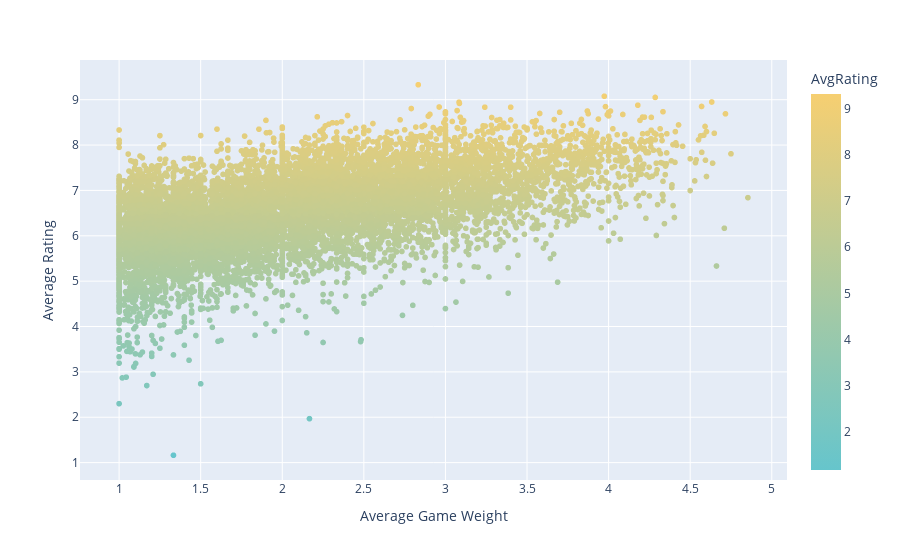

The code cell stored with this chart in its notebook:
### Code cell
fig = px.scatter(modern_boardgames_df, x= 'GameWeight', y = 'AvgRating', color='AvgRating', color_continuous_scale = color_pallete_continuous)

fig.update_layout(
    xaxis_title_text='Average Game Weight', # xaxis label
    yaxis_title_text='Average Rating', # yaxis label
)

fig.show()

### Figure 1 — Plotly figure (JSON) as saved in the notebook; plotly's stock layout.template omitted (floating-point values rounded to 4 significant figures; data arrays with more than 128 entries replaced by an {"elided": "..."} marker saying what was removed)
{"data": [{"hovertemplate": "GameWeight=%{x}<br>AvgRating=%{marker.color}<extra></extra>", "legendgroup": "", "marker": {"color": {"elided": "10476 float values"}, "coloraxis": "coloraxis", "symbol": "circle"}, "mode": "markers", "name": "", "showlegend": false, "type": "scattergl", "x": {"elided": "10476 float values"}, "xaxis": "x", "y": {"elided": "10476 float values"}, "yaxis": "y"}], "layout": {"coloraxis": {"colorbar": {"title": {"text": "AvgRating"}}, "colorscale": [[0, "rgb(102, 197, 204)"], [1, "rgb(246, 207, 113)"]]}, "legend": {"tracegroupgap": 0}, "margin": {"t": 60}, "xaxis": {"anchor": "y", "domain": [0, 1], "title": {"text": "Average Game Weight"}}, "yaxis": {"anchor": "x", "domain": [0, 1], "title": {"text": "Average Rating"}}}}
